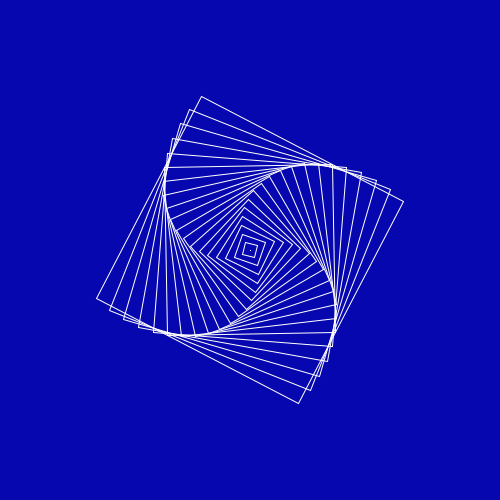
Frame 1 (no input)
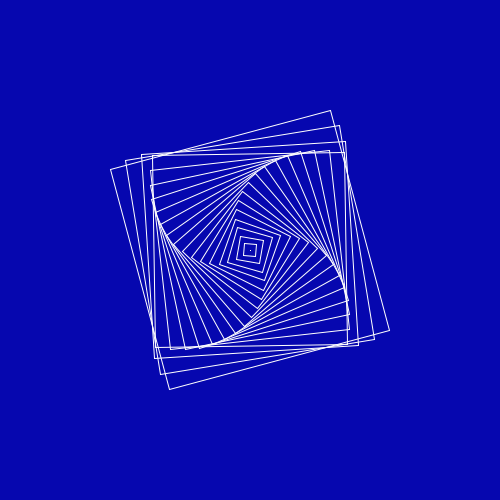
Frame 60 (the mouse pressed at the canvas centre just before this capture)
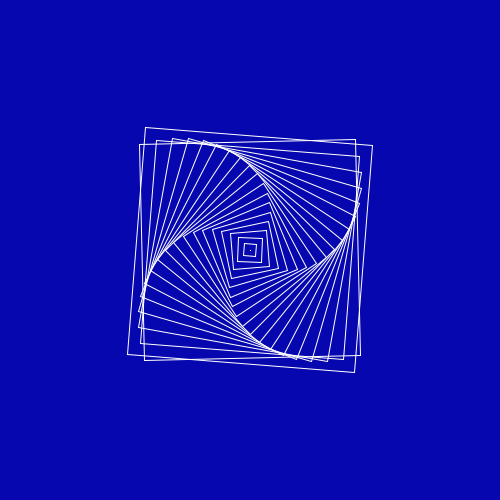
Frame 120 (the mouse held since frame 60 and released just before this capture)

The Processing sketch that drew these frames (run headless with seeded random() and noise(); from frame 60 on, the mouse is pressed at the canvas centre):

// Processing sketch: sketch_12082017
// ── sketch_12082017.pde
Square[] square = new Square[20];
float angle = -PI;
boolean grow = true;
void setup(){
  size(500,500);
  smooth();
  noFill();
  stroke(255);
  rectMode(CENTER);
  for(int i = 0; i<=square.length-1; i++){
    if(grow){
      angle+=0.1;
      if(angle >= PI/2){
        grow = false;
      }
    }
    if(!grow){
      angle-=0.1;
      if(angle <= -PI/2){
        grow = true;
      }
    }
    square[i] = new Square(i*12, angle); 
  }
}

void draw(){
  background(6,7,175);
  translate(width/2, height/2);
  for(int i = 0; i<=square.length-1; i++){
    square[i].update();
    square[i].display();
  }
}
// ── Square.pde
class Square{
  float s;
  float angle;
  boolean grow = true;
  Square(float _s, float _angle){
    s = _s;
    angle = _angle;
  }
  
  void update(){
    if(grow){
      angle+=0.05;
      if(angle >= PI/2){
        grow = false;
      }
    }
    if(!grow){
      angle-=0.05;
      if(angle <= -PI/2){
        grow = true;
      }
    }
  }
  
  void display(){
    pushMatrix();
    rotate(angle);
    rect(0,0,s,s);
    popMatrix();
  }
}
